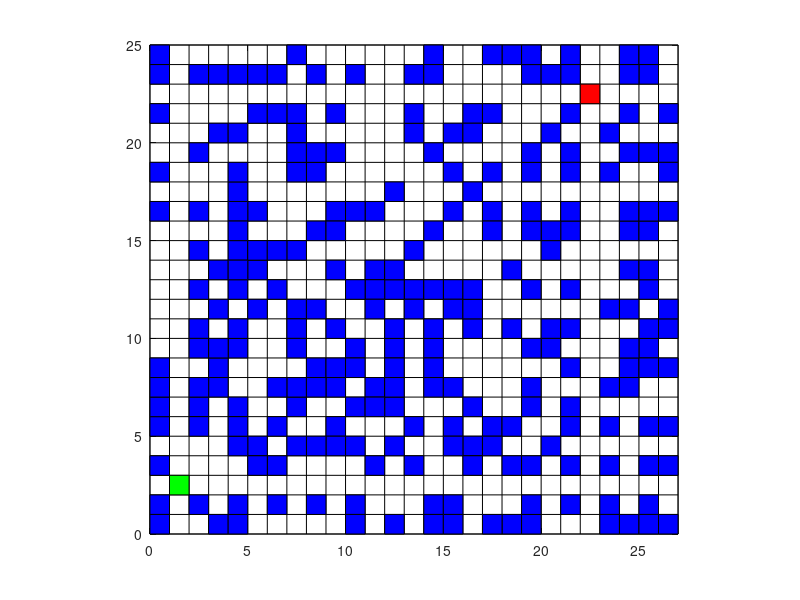

The MATLAB script that drew this image: (Note: this script raises an error after producing the figure.)
clc
clear
close all

%% 绘制地图
% 栅格行数、列数
rows = 25;
columns = 27;
% 起点、终点、障碍物
start_node = [2, 3];
target_node = [23, 23];
obs_num = 250;  % 障碍物数量
obs = [0, 0;];  % 防止ismember函数中和非空的obs比较
% 随机生成障碍物
i = 0;
while i < obs_num
    node = [randi(columns), randi(rows)];
    if ~ismember(node, obs, "rows") && all(node ~= start_node) && all(node ~= target_node)
        obs = [obs; node];
        i = i + 1;
    end
end
obs(1, :) = []; % 去掉(0, 0)障碍物

% 绘制栅格
for i = 0 : rows
    plot([0, columns], [i, i], 'k');  % k-黑色
    hold on
end
for i = 0 : columns
    plot([i, i], [0, rows], 'k');
    hold on
end
axis equal  % 横纵坐标同比例
xlim([0, columns])
ylim([0, rows])

% 绘制起点、终点、障碍物
fill([start_node(1), start_node(1), start_node(1)-1, start_node(1)-1],...
    [start_node(2), start_node(2)-1, start_node(2)-1, start_node(2)], 'g');

fill([target_node(1), target_node(1), target_node(1)-1, target_node(1)-1],...
    [target_node(2), target_node(2)-1, target_node(2)-1, target_node(2)], 'r');

for i = 1 : size(obs, 1)
    obs_node = obs(i, :);
    fill([obs_node(1), obs_node(1), obs_node(1)-1, obs_node(1)-1],...
    [obs_node(2), obs_node(2)-1, obs_node(2)-1, obs_node(2)], 'b');
end

%% 预处理：将起点加入open list
open_list = {start_node, 0, 0, 0, [start_node; ]};  % 每行表示一个节点
                                                    % 第一列 该节点坐标；第二列 F值；第三列 G值；
                                                    % 第四列 H值；第五列 到该点的路径
close_list = cell(0);

%% 寻找最优路径
while true
    % 遍历open_list，找到F值最小的节点作为父节点
    [~, idx_par] = min([open_list{:, 2}]);  % 需要将open_list{:, 2}的结果转为数组
    node_par = open_list(idx_par, :);

    % 将父节点加入close_list
    close_list(end+1, :) = node_par;

    % 寻找父节点的可行子节点(在地图上，不是障碍物，不在close_list中)
    child_nodes = child_nodes_cal(node_par, rows, columns, obs, close_list);

    % 遍历子节点，判断子节点是否在open_list中，若在，则比较更新；没在则追加到open_list中
    num_child = size(child_nodes, 1);
    for i = 1 : num_child
        child_node = child_nodes(i,:);
        
        open_list_temp = [];
        for k = 1 : size(open_list, 1)
            open_list_temp = [open_list_temp; open_list{k, 1}]; % 将open_list{k, 1}转为数组
        end
        [in_flag, open_list_idx] = ismember(child_node, open_list_temp, "rows");
        G = node_par{3} + norm(node_par{1} - child_node);
        H = abs(child_node(1) - target_node(1)) + abs(child_node(2) - target_node(2));
        F = G+H;
        
        if in_flag   % 若在，比较更新G和F (H不变)       
            if G < open_list{open_list_idx, 3}
                open_list{open_list_idx, 2} = F;
                open_list{open_list_idx, 3} = G;
                % 更新到该点的路径
                open_list{open_list_idx, 5} = [node_par{5}; child_node];
            end
        else         % 若不在，追加到openList
            open_list(end+1,:) = {child_node, F, G, H, [node_par{5}; child_node]};

        end
    end
    
    % 之所以不在 将父节点加入close_list 时在open_list中删除父节点，是为了防止ismember和空比较
    open_list(idx_par, :) = []; % cell增删元素 参考：https://blog.csdn.net/weixin_44100850/article/details/106455404

    % 判断是否停止
    open_list_temp = [];
    for k = 1 : size(open_list, 1)
        open_list_temp = [open_list_temp; open_list{k, 1}];
    end
    [in_flag, idx] = ismember(target_node, open_list_temp, "rows");
    if in_flag  % 终点已加入open_list
        fprintf("路径已找到!\n")
        open_list{idx, 5};

        % 绘制路线
        path = open_list{idx, 5};
        num_nodes = length(path);
        path_x = [];
        path_y = [];
        for i = 1 : num_nodes
            path_x = [path_x; path(i, 1)];
            path_y = [path_y; path(i, 2)];
        end
        scatter(path_x-0.5, path_y-0.5);
        plot(path_x-0.5, path_y-0.5);
        hold on

        break
    end
    if isempty(open_list)   % 没找到终点，且open_list为空，查找失败
        fprintf("查找失败")
    end


end
